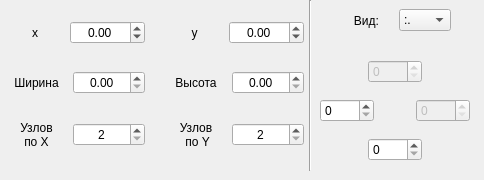
<?xml version="1.0" encoding="UTF-8"?>
<ui version="4.0">
 <class>Form</class>
 <widget class="QWidget" name="Form">
  <property name="geometry">
   <rect>
    <x>0</x>
    <y>0</y>
    <width>484</width>
    <height>180</height>
   </rect>
  </property>
  <property name="windowTitle">
   <string>Form</string>
  </property>
  <widget class="QWidget" name="gridLayoutWidget">
   <property name="geometry">
    <rect>
     <x>0</x>
     <y>0</y>
     <width>304</width>
     <height>171</height>
    </rect>
   </property>
   <layout class="QGridLayout" name="gridLayout">
    <property name="horizontalSpacing">
     <number>15</number>
    </property>
    <item row="0" column="0">
     <layout class="QHBoxLayout" name="l1">
      <item>
       <widget class="QLabel" name="label_x">
        <property name="text">
         <string>x</string>
        </property>
        <property name="alignment">
         <set>Qt::AlignCenter</set>
        </property>
       </widget>
      </item>
      <item>
       <widget class="QDoubleSpinBox" name="x">
        <property name="alignment">
         <set>Qt::AlignCenter</set>
        </property>
        <property name="minimum">
         <double>-1000.000000000000000</double>
        </property>
        <property name="maximum">
         <double>1000.000000000000000</double>
        </property>
       </widget>
      </item>
     </layout>
    </item>
    <item row="0" column="1">
     <layout class="QHBoxLayout" name="l2">
      <item>
       <widget class="QLabel" name="label_y">
        <property name="text">
         <string>y</string>
        </property>
        <property name="alignment">
         <set>Qt::AlignCenter</set>
        </property>
       </widget>
      </item>
      <item>
       <widget class="QDoubleSpinBox" name="y">
        <property name="alignment">
         <set>Qt::AlignCenter</set>
        </property>
        <property name="suffix">
         <string/>
        </property>
        <property name="minimum">
         <double>-1000.000000000000000</double>
        </property>
        <property name="maximum">
         <double>1000.000000000000000</double>
        </property>
       </widget>
      </item>
     </layout>
    </item>
    <item row="3" column="1">
     <layout class="QHBoxLayout" name="l6">
      <item>
       <widget class="QLabel" name="label_Ny">
        <property name="text">
         <string>Узлов
 по Y</string>
        </property>
        <property name="alignment">
         <set>Qt::AlignCenter</set>
        </property>
       </widget>
      </item>
      <item>
       <widget class="QSpinBox" name="Ny">
        <property name="alignment">
         <set>Qt::AlignCenter</set>
        </property>
        <property name="minimum">
         <number>2</number>
        </property>
        <property name="maximum">
         <number>1000</number>
        </property>
       </widget>
      </item>
     </layout>
    </item>
    <item row="1" column="1">
     <layout class="QHBoxLayout" name="l4">
      <item>
       <widget class="QLabel" name="label_height">
        <property name="text">
         <string>Высота</string>
        </property>
        <property name="alignment">
         <set>Qt::AlignCenter</set>
        </property>
       </widget>
      </item>
      <item>
       <widget class="QDoubleSpinBox" name="height">
        <property name="alignment">
         <set>Qt::AlignCenter</set>
        </property>
        <property name="maximum">
         <double>1000.000000000000000</double>
        </property>
       </widget>
      </item>
     </layout>
    </item>
    <item row="3" column="0">
     <layout class="QHBoxLayout" name="l5">
      <item>
       <widget class="QLabel" name="label_Nx">
        <property name="text">
         <string>Узлов
по X</string>
        </property>
        <property name="alignment">
         <set>Qt::AlignCenter</set>
        </property>
       </widget>
      </item>
      <item>
       <widget class="QSpinBox" name="Nx">
        <property name="alignment">
         <set>Qt::AlignCenter</set>
        </property>
        <property name="minimum">
         <number>2</number>
        </property>
        <property name="maximum">
         <number>1000</number>
        </property>
       </widget>
      </item>
     </layout>
    </item>
    <item row="1" column="0">
     <layout class="QHBoxLayout" name="l3">
      <item>
       <widget class="QLabel" name="label_width">
        <property name="text">
         <string>Ширина</string>
        </property>
        <property name="alignment">
         <set>Qt::AlignCenter</set>
        </property>
       </widget>
      </item>
      <item>
       <widget class="QDoubleSpinBox" name="width">
        <property name="alignment">
         <set>Qt::AlignCenter</set>
        </property>
        <property name="maximum">
         <double>1000.000000000000000</double>
        </property>
       </widget>
      </item>
     </layout>
    </item>
   </layout>
  </widget>
  <widget class="QWidget" name="layoutWidget">
   <property name="geometry">
    <rect>
     <x>340</x>
     <y>0</y>
     <width>111</width>
     <height>41</height>
    </rect>
   </property>
   <layout class="QHBoxLayout" name="horizontalLayout">
    <item>
     <widget class="QLabel" name="label">
      <property name="text">
       <string>Вид:</string>
      </property>
      <property name="alignment">
       <set>Qt::AlignCenter</set>
      </property>
     </widget>
    </item>
    <item>
     <widget class="QComboBox" name="comboBox">
      <property name="styleSheet">
       <string notr="true"/>
      </property>
      <item>
       <property name="text">
        <string>:.</string>
       </property>
      </item>
      <item>
       <property name="text">
        <string>.:</string>
       </property>
      </item>
      <item>
       <property name="text">
        <string>˸˙</string>
       </property>
      </item>
      <item>
       <property name="text">
        <string>˙˸</string>
       </property>
      </item>
     </widget>
    </item>
   </layout>
  </widget>
  <widget class="Line" name="line">
   <property name="geometry">
    <rect>
     <x>300</x>
     <y>0</y>
     <width>20</width>
     <height>171</height>
    </rect>
   </property>
   <property name="orientation">
    <enum>Qt::Vertical</enum>
   </property>
  </widget>
  <widget class="QWidget" name="verticalLayoutWidget">
   <property name="geometry">
    <rect>
     <x>320</x>
     <y>50</y>
     <width>150</width>
     <height>122</height>
    </rect>
   </property>
   <layout class="QVBoxLayout" name="verticalLayout">
    <item>
     <layout class="QHBoxLayout" name="horizontalLayout_2">
      <item>
       <spacer name="horizontalSpacer">
        <property name="orientation">
         <enum>Qt::Horizontal</enum>
        </property>
        <property name="sizeHint" stdset="0">
         <size>
          <width>40</width>
          <height>20</height>
         </size>
        </property>
       </spacer>
      </item>
      <item>
       <widget class="QSpinBox" name="air_top">
        <property name="enabled">
         <bool>false</bool>
        </property>
        <property name="maximum">
         <number>1000</number>
        </property>
       </widget>
      </item>
      <item>
       <spacer name="horizontalSpacer_3">
        <property name="orientation">
         <enum>Qt::Horizontal</enum>
        </property>
        <property name="sizeHint" stdset="0">
         <size>
          <width>40</width>
          <height>20</height>
         </size>
        </property>
       </spacer>
      </item>
     </layout>
    </item>
    <item>
     <layout class="QHBoxLayout" name="horizontalLayout_3">
      <property name="rightMargin">
       <number>0</number>
      </property>
      <item>
       <widget class="QSpinBox" name="air_left">
        <property name="enabled">
         <bool>true</bool>
        </property>
        <property name="maximum">
         <number>1000</number>
        </property>
       </widget>
      </item>
      <item>
       <spacer name="horizontalSpacer_2">
        <property name="orientation">
         <enum>Qt::Horizontal</enum>
        </property>
        <property name="sizeHint" stdset="0">
         <size>
          <width>40</width>
          <height>20</height>
         </size>
        </property>
       </spacer>
      </item>
      <item>
       <widget class="QSpinBox" name="air_right">
        <property name="enabled">
         <bool>false</bool>
        </property>
        <property name="maximum">
         <number>1000</number>
        </property>
       </widget>
      </item>
     </layout>
    </item>
    <item>
     <layout class="QHBoxLayout" name="horizontalLayout_4">
      <item>
       <spacer name="horizontalSpacer_4">
        <property name="orientation">
         <enum>Qt::Horizontal</enum>
        </property>
        <property name="sizeHint" stdset="0">
         <size>
          <width>40</width>
          <height>20</height>
         </size>
        </property>
       </spacer>
      </item>
      <item>
       <widget class="QSpinBox" name="air_bottom">
        <property name="enabled">
         <bool>true</bool>
        </property>
        <property name="maximum">
         <number>1000</number>
        </property>
       </widget>
      </item>
      <item>
       <spacer name="horizontalSpacer_5">
        <property name="orientation">
         <enum>Qt::Horizontal</enum>
        </property>
        <property name="sizeHint" stdset="0">
         <size>
          <width>40</width>
          <height>20</height>
         </size>
        </property>
       </spacer>
      </item>
     </layout>
    </item>
   </layout>
  </widget>
 </widget>
 <tabstops>
  <tabstop>x</tabstop>
  <tabstop>y</tabstop>
  <tabstop>width</tabstop>
  <tabstop>height</tabstop>
  <tabstop>Nx</tabstop>
  <tabstop>Ny</tabstop>
  <tabstop>air_top</tabstop>
  <tabstop>air_left</tabstop>
  <tabstop>air_right</tabstop>
  <tabstop>air_bottom</tabstop>
  <tabstop>comboBox</tabstop>
 </tabstops>
 <resources/>
 <connections/>
</ui>
